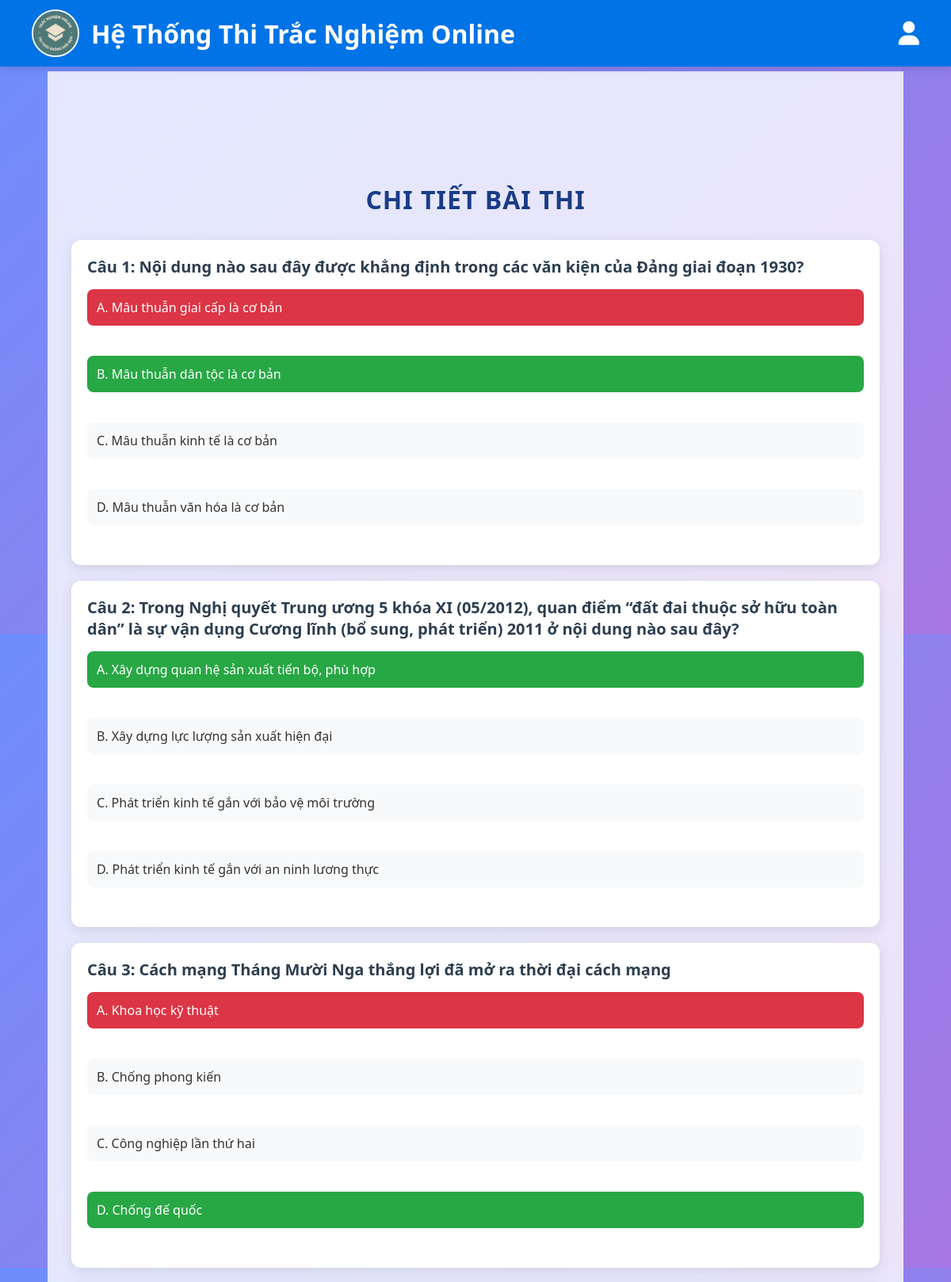
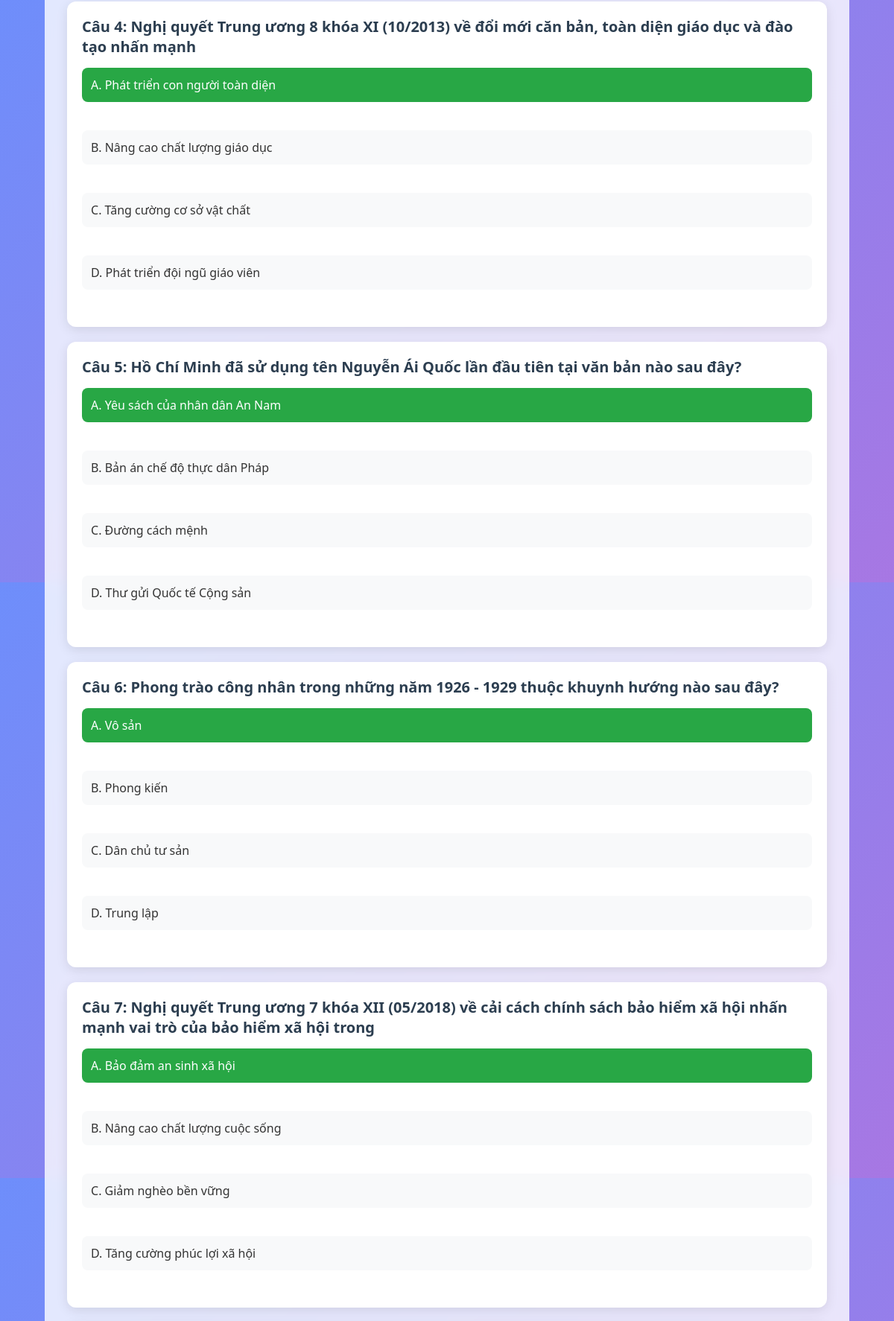
/index.php?page=reviewDetail&test_id=test_1750637079_68589a173215c (signed in, upper part), run on the app's committed database (2 pictures, top to bottom).
### tables this page shows
CREATE TABLE `bai_da_lam` (
  `id_bai_thi` varchar(255) NOT NULL,
  `id_cau_hoi` int(11) NOT NULL,
  `dap_an_lam_bai` varchar(255) NOT NULL
);

CREATE TABLE `cau_hoi` (
  `id` int(11) NOT NULL,
  `question` varchar(252) NOT NULL,
  `A` varchar(252) NOT NULL,
  `B` varchar(252) NOT NULL,
  `C` varchar(252) NOT NULL,
  `D` varchar(252) NOT NULL,
  `answer` varchar(252) NOT NULL,
  `chapter` int(11) NOT NULL
);

### controllers/review_handler.php (called while the page is built, shortened)
<?php
function show_test_detail($test_id) {
    require_once __DIR__ . '/../core/Database.php';
    $stmt = mysqli_prepare($conn, "
        SELECT c.id, c.question, c.A, c.B, c.C, c.D, c.answer AS correct_answer, b.dap_an_lam_bai AS user_answer
        FROM bai_da_lam b
        JOIN cau_hoi c ON b.id_cau_hoi = c.id
        WHERE b.id_bai_thi = ?
    ");
    mysqli_stmt_bind_param($stmt, "s", $test_id);
    mysqli_stmt_execute($stmt);
    $result = mysqli_stmt_get_result($stmt);
    $questions = mysqli_fetch_all($result, MYSQLI_ASSOC);
    include __DIR__ . '/../views/review_detail.php';
}

### index.php (called while the page is built)
<?php
require_once 'router.php';?>

### views/review_detail.php (the view, shortened to what this page needs)
<?php
    require __DIR__ . '/widget/headerDetail.php';
?>
<!DOCTYPE html>
<html lang="vi">
<head>
    <link rel="stylesheet" href="style/css/trangNopBai.css">
    <link rel="stylesheet" href="style/css/headerDetail.css">
    <link rel="stylesheet" href="https://cdnjs.cloudflare.com/ajax/libs/font-awesome/6.4.0/css/all.min.css">
</head>
<body>
    <div class="result-container">
        <h2>Chi tiết bài thi</h2>
        <?php foreach ($questions as $index => $q): ?>
            <div class="questionBox">
                <h5>Câu <?= $index + 1 ?>: <?= $q['question'] ?></h5>
                <?php foreach (['A', 'B', 'C', 'D'] as $option): ?>
                    <?php
                        $isCorrect = ($q['correct_answer'] == $option);
                        $isUserAnswer = ($q['user_answer'] == $option);
                        $class = $isCorrect ? 'correct-answer' : '';
                        if ($isUserAnswer && !$isCorrect) $class = 'incorrect';
                    ?>
                    <label class="answer-label <?= $class ?>">
                        <?= $option ?>. <?= $q[$option] ?>
                    </label><br>
                <?php endforeach; ?>
            </div>
        <?php endforeach; ?>
    </div>
</body>
</html>

### style/css/trangNopBai.css (style rules this page uses)
* { margin: 0; padding: 0; box-sizing: border-box; }
body { font-family: "Segoe UI", Arial, sans-serif; background: linear-gradient(135deg, #6e8efb, #a777e3); color: #333; min-height: 100vh; margin: 0; display: flex; flex-direction: column; overflow: auto; overflow-x: hidden; }
.result-container { width: 90%; max-width: 1200px; margin: 0 auto; min-height: 100vh; padding: 30px; padding-top: 120px; background: rgba(255, 255, 255, 0.8); display: flex; flex-direction: column; overflow-y: hidden; overflow-x: hidden; backdrop-filter: blur(10px); }
h2 { text-align: center; margin-bottom: 30px; margin-top: 20px; color: #1a3c87; font-size: 32px; font-weight: 700; text-transform: uppercase; letter-spacing: 1px; }
.questionBox { margin-bottom: 20px; padding: 20px; border-radius: 12px; background: #ffffff; box-shadow: 0 4px 15px rgba(0, 0, 0, 0.1); transition: transform 0.3s ease, box-shadow 0.3s ease; animation: fadeIn 0.5s ease-in-out; }
.questionBox h5 { font-size: 20px; margin-bottom: 15px; color: #2c3e50; font-weight: 600; }
.answer-label { display: flex; align-items: center; padding: 12px; margin: 8px 0; border-radius: 8px; font-size: 16px; background: #f8f9fa; transition: all 0.3s ease; cursor: pointer; }
.answer-label.correct-answer { background: #28a745; color: #fff; font-weight: 500; }
.answer-label.incorrect { background: #dc3545; color: #fff; font-weight: 500; }

### style/css/headerDetail.css (style rules this page uses)
body { padding-top: 90px; }

### data on the page
bai_da_lam: id_cau_hoi.question "Nội dung nào sau đây được khẳng định trong các văn kiện của Đảng giai đoạn 1930?", option "A", id_cau_hoi.A "Mâu thuẫn giai cấp là cơ bản", option "B", id_cau_hoi.B "Mâu thuẫn dân tộc là cơ bản", option "C", id_cau_hoi.C "Mâu thuẫn kinh tế là cơ bản", option "D", id_cau_hoi.D "Mâu thuẫn văn hóa là cơ bản"
bai_da_lam: id_cau_hoi.question "Trong Nghị quyết Trung ương 5 khóa XI (05/2012), quan điểm “đất đai thuộc sở hữu toàn dân” là sự vận dụng Cương lĩnh (bổ sung, phát triển) 2011 ở nội dung nào sau đây?", option "A", id_cau_hoi.A "Xây dựng quan hệ sản xuất tiến bộ, phù hợp", option "B", id_cau_hoi.B "Xây dựng lực lượng sản xuất hiện đại", option "C", id_cau_hoi.C "Phát triển kinh tế gắn với bảo vệ môi trường", option "D", id_cau_hoi.D "Phát triển kinh tế gắn với an ninh lương thực"
bai_da_lam: id_cau_hoi.question "Cách mạng Tháng Mười Nga thắng lợi đã mở ra thời đại cách mạng", option "A", id_cau_hoi.A "Khoa học kỹ thuật", option "B", id_cau_hoi.B "Chống phong kiến", option "C", id_cau_hoi.C "Công nghiệp lần thứ hai", option "D", id_cau_hoi.D "Chống đế quốc"
bai_da_lam: id_cau_hoi.question "Nghị quyết Trung ương 8 khóa XI (10/2013) về đổi mới căn bản, toàn diện giáo dục và đào tạo nhấn mạnh", option "A", id_cau_hoi.A "Phát triển con người toàn diện", option "B", id_cau_hoi.B "Nâng cao chất lượng giáo dục", option "C", id_cau_hoi.C "Tăng cường cơ sở vật chất", option "D", id_cau_hoi.D "Phát triển đội ngũ giáo viên"
bai_da_lam: id_cau_hoi.question "Hồ Chí Minh đã sử dụng tên Nguyễn Ái Quốc lần đầu tiên tại văn bản nào sau đây?", option "A", id_cau_hoi.A "Yêu sách của nhân dân An Nam", option "B", id_cau_hoi.B "Bản án chế độ thực dân Pháp", option "C", id_cau_hoi.C "Đường cách mệnh", option "D", id_cau_hoi.D "Thư gửi Quốc tế Cộng sản"
bai_da_lam: id_cau_hoi.question "Phong trào công nhân trong những năm 1926 - 1929 thuộc khuynh hướng nào sau đây?", option "A", id_cau_hoi.A "Vô sản", option "B", id_cau_hoi.B "Phong kiến", option "C", id_cau_hoi.C "Dân chủ tư sản", option "D", id_cau_hoi.D "Trung lập"
bai_da_lam: id_cau_hoi.question "Nghị quyết Trung ương 7 khóa XII (05/2018) về cải cách chính sách bảo hiểm xã hội nhấn mạnh vai trò của bảo hiểm xã hội trong", option "A", id_cau_hoi.A "Bảo đảm an sinh xã hội", option "B", id_cau_hoi.B "Nâng cao chất lượng cuộc sống", option "C", id_cau_hoi.C "Giảm nghèo bền vững", option "D", id_cau_hoi.D "Tăng cường phúc lợi xã hội"
